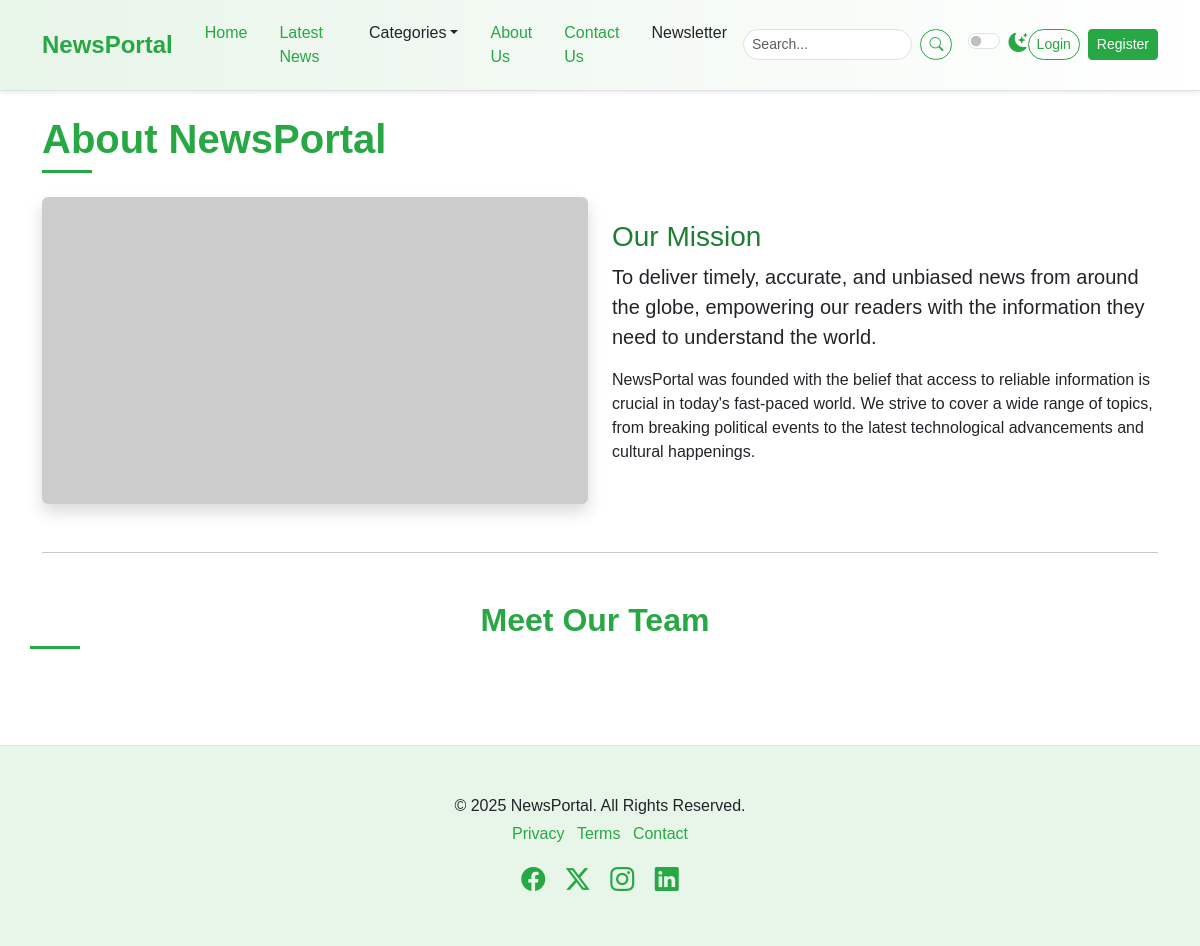
/about-us/, run on an earlier commit of the app's database.
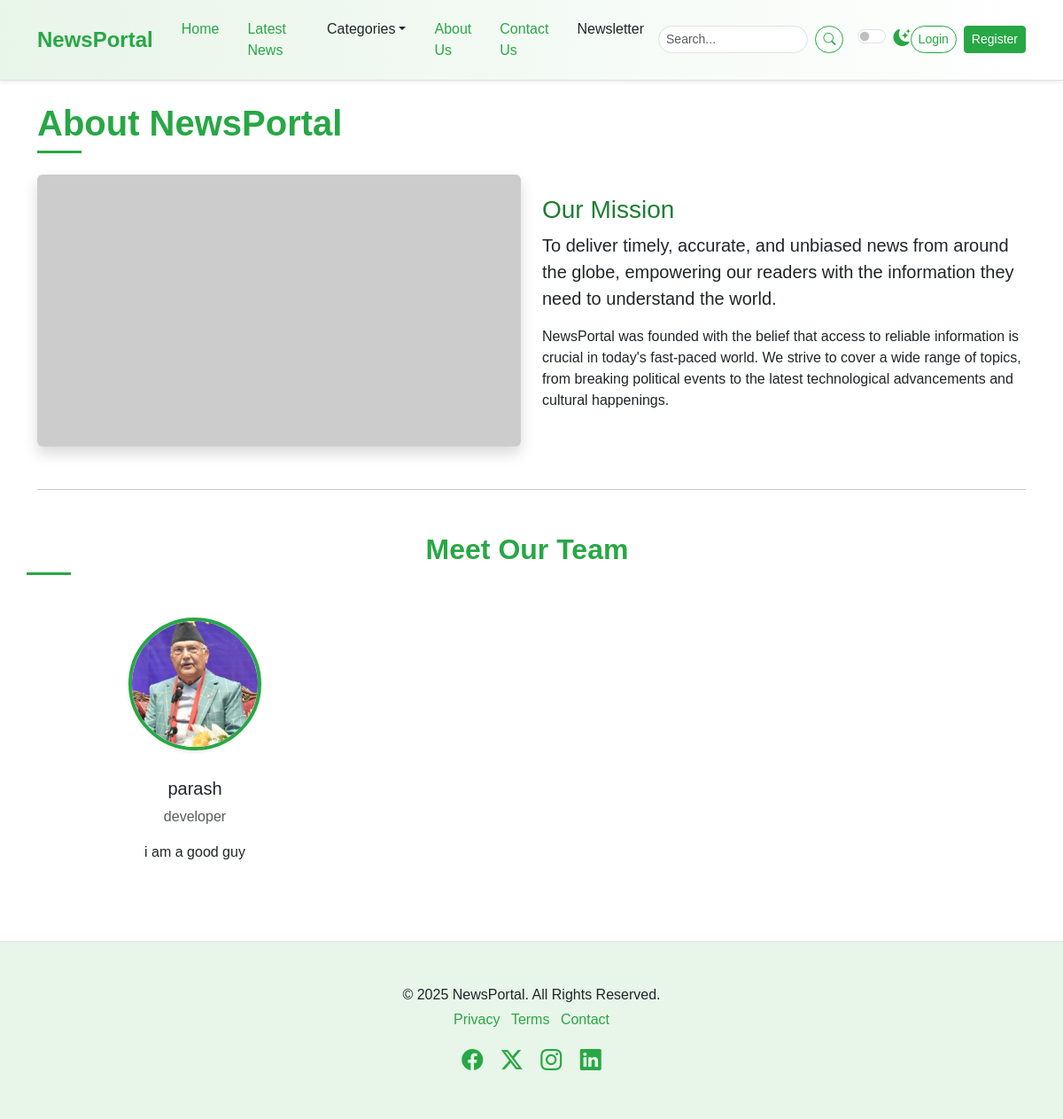
And on a later commit of the database.
### news_app/models.py (models this page shows, shortened)
class TimeStampModel(models.Model):
    created_at = models.DateTimeField(auto_now_add=True)
    updated_at = models.DateTimeField(auto_now_add=True)
    class Meta:
        abstract = True

class OurTeam(TimeStampModel):
    name = models.CharField(max_length=100)
    position = models.CharField(max_length=100)
    image = models.ImageField(upload_to="our_teams/%Y/%m/%d", blank=False)
    description = models.TextField()

### news_app/views.py (the view)
# urls.py: path("about-us/",views.AboutView.as_view(), name='about-us'),
class AboutView(TemplateView):
    template_name = 'newsportal/about.html'
    def get_context_data(self, **kwargs):
        context = super().get_context_data(**kwargs)
        context["our_teams"] = OurTeam.objects.all()
        return context

### news_app/nav.py (called while the page is built)
def nav(request):
    categories = Category.objects.all()[:4]
    return {"categories": categories}

### templates/newsportal/about.html
{% extends "newsportal/base.html" %}
{% block content %}
    <div class="container mt-4">
      <h1 class="mb-4 section-title">
        <span>About NewsPortal</span>
      </h1>
      <div class="row mb-5">
        <div class="col-md-6">
          <img src="https://placehold.co/800x450/28a745/ffffff?text=Our+Mission"
               class="img-fluid rounded shadow"
               alt="Our Mission" />
        </div>
        <div class="col-md-6 d-flex flex-column justify-content-center">
          <h3 class="mt-3 mt-md-0 about-mission-title">Our Mission</h3>
          <p class="lead">
            To deliver timely, accurate, and unbiased news from around the globe, empowering our readers with the information they need to understand the world.
          </p>
          <p>
            NewsPortal was founded with the belief that access to reliable information is crucial in today's fast-paced world. We strive to cover a wide range of topics, from breaking political events to the latest technological advancements and cultural happenings.
          </p>
        </div>
      </div>
      <hr class="my-5" />
      <div class="row text-center">
        <h2 class="mb-5 section-title">
          <span>Meet Our Team</span>
        </h2>
        {% for our_team in our_teams %}
        <div class="col-lg-4 col-md-6 mb-4">
          <div class="team-member">
            <img src="{{ our_team.image.url }}"
                 alt="Team Member 1"
                 width = "150"
                 height = "150" />
            <h5 class="mt-3">{{ our_team.name }}</h5>
            <p class="text-muted">{{ our_team.position }}</p>
            <p>{{ our_team.description }}</p>
          </div>
        </div>
        {% endfor %}
      </div>
    </div>
{% endblock content %}

### templates/newsportal/base.html (shortened to what this page needs)
{% load static %}
<!DOCTYPE html>
<html lang="en" data-bs-theme="light">
  <head>
    <link href={% static 'css/bootstrap.min.css' %}
          rel="stylesheet"
 />
    <link rel="stylesheet"
          href="https://cdn.jsdelivr.net/npm/bootstrap-icons@1.11.3/font/bootstrap-icons.min.css" />
    <link rel="stylesheet" href="{% static 'css/style.css' %}" />
  </head>
  <body>
{% include "newsportal/nav.html" %}
{% block content %}
{% endblock content %}
{% include "newsportal/footer.html" %}
  </body>
</html>

### templates/newsportal/nav.html (shortened to what this page needs)
    <nav class="navbar navbar-expand-lg sticky-top elegant-navbar">
      <div class="container">
        <a class="navbar-brand fw-bold" href="/">NewsPortal</a>
        <div class="collapse navbar-collapse" id="navbarNavDropdown">
          <ul class="navbar-nav me-auto mb-2 mb-lg-0">
            <li class="nav-item">
              <a class="nav-link active" aria-current="page" href="/">Home</a>
            </li>
            <li class="nav-item">
              <a class="nav-link" href="{% url 'post-list' %}">Latest News</a>
            </li>
            <li class="nav-item dropdown">
              <a class="nav-link dropdown-toggle"
                 href="#"
                 role="button"
                 data-bs-toggle="dropdown"
                 aria-expanded="false">Categories</a>
            </li>
            <li class="nav-item">
              <a class="nav-link" href="{% url 'about-us' %}">About Us</a>
            </li>
            <li class="nav-item">
              <a class="nav-link" href="{% url 'contact' %}">Contact Us</a>
            </li>
            <li class="nav-item">
              <a class="nav-link" href="#newsletter-section">Newsletter</a>
            </li>
          </ul>
          <form class="d-flex me-3" role="search">
            <input class="form-control form-control-sm me-2"
                   type="search"
                   placeholder="Search..."
                   aria-label="Search" />
            <button class="btn btn-outline-success btn-sm" type="submit">
              <i class="bi bi-search"></i>
            </button>
          </form>
          <div class="form-check form-switch">
            <input class="form-check-input"
                   type="checkbox"
                   role="switch"
                   id="darkModeSwitch" />
            <label class="form-check-label" for="darkModeSwitch">
              <i class="bi bi-moon-stars-fill"></i>
            </label>
          </div>
        </div>
         <div class="navbar-nav ms-auto d-flex align-items-center">
              {% if user.is_authenticated %}
               <span class="navbar-text me-3">Welcome, {{ user.username }}!</span>
                      <form method="post" action="{% url 'logout' %}" class="d-inline">
                        {% csrf_token %}
                        <button type="submit" class="btn btn-outline-secondary btn-sm">Logout</button>
                      </form>
            {% else %}
                  <a href="{% url 'login' %}"
                      class="btn btn-outline-success btn-sm me-2">Login</a>
                  <a href="{% url 'register' %}" class="btn btn-success btn-sm">Register</a>
              {% endif %}
      </div>
    </nav>

### templates/newsportal/footer.html
    <footer class="py-5 mt-5 elegant-footer">
      <div class="container text-center">
        <p class="mb-1">&copy; 2025 NewsPortal. All Rights Reserved.</p>
        <ul class="list-inline">
          <li class="list-inline-item">
            <a href="#">Privacy</a>
          </li>
          <li class="list-inline-item">
            <a href="#">Terms</a>
          </li>
          <li class="list-inline-item">
            <a href="#">Contact</a>
          </li>
        </ul>
        <div class="social-icons mt-3">
          <a href="#" class="text-decoration-none me-3"><i class="bi bi-facebook fs-4"></i></a>
          <a href="#" class="text-decoration-none me-3"><i class="bi bi-twitter-x fs-4"></i></a>
          <a href="#" class="text-decoration-none me-3"><i class="bi bi-instagram fs-4"></i></a>
          <a href="#" class="text-decoration-none"><i class="bi bi-linkedin fs-4"></i></a>
        </div>
      </div>
    </footer>

### static/css/style.css (style rules this page uses)
:root { --primary-green: #28a745; --light-green: #e8f5e9; --dark-green: #1e7e34; --accent-green: #5cb85c; --text-color-light: #212529; --text-color-dark: #f8f9fa; --bg-light: #ffffff; --bg-dark: #212529; --card-bg-light: #ffffff; --card-bg-dark: #343a40; --border-color-light: #dee2e6; --border-color-dark: #495057; --shadow-sm: 0 0.125rem 0.25rem rgba(0, 0, 0, 0.075); --shadow: 0 0.5rem 1rem rgba(0, 0, 0, 0.15); --transition-speed: 0.3s ease; }
body { font-family: "Poppins", sans-serif; background-color: var(--bg-light); color: var(--text-color-light); transition: background-color var(--transition-speed), color var(--transition-speed); }
.elegant-navbar { background: linear-gradient( to right, var(--light-green), #ffffff ); border-bottom: 1px solid var(--border-color-light); box-shadow: var(--shadow-sm); padding-top: 0.8rem; padding-bottom: 0.8rem; }
.elegant-navbar .navbar-brand { color: var(--primary-green); font-size: 1.5rem; transition: color var(--transition-speed); }
.elegant-navbar .nav-link { color: var(--text-color-light); font-weight: 500; transition: color var(--transition-speed); margin: 0 0.5rem; }
.elegant-navbar .nav-link:hover, .elegant-navbar .nav-link.active { color: var(--primary-green); }
.elegant-navbar .form-control { border-radius: 20px; border-color: var(--border-color-light); background-color: var(--bg-light); color: var(--text-color-light); }
.elegant-navbar .btn-outline-success { border-color: var(--primary-green); color: var(--primary-green); border-radius: 20px; transition: background-color var(--transition-speed), color var(--transition-speed); }
.elegant-navbar .form-check-label i { color: var(--primary-green); font-size: 1.2rem; }
.section-title { position: relative; padding-bottom: 10px; margin-bottom: 20px; font-weight: 600; color: var(--primary-green); }
.section-title span { position: relative; z-index: 1; background-color: var(--bg-light); padding-right: 10px; }
.section-title::after { content: ""; position: absolute; left: 0; bottom: 0; width: 50px; height: 3px; background-color: var(--primary-green); }
.elegant-footer { background-color: var(--light-green); border-top: 1px solid var(--border-color-light); color: var(--text-color-light); }
.elegant-footer a { color: var(--primary-green); text-decoration: none; transition: color var(--transition-speed); }
.elegant-footer .social-icons a { color: var(--primary-green); transition: color var(--transition-speed), transform var(--transition-speed); }
.btn-success { background-color: var(--primary-green); border-color: var(--primary-green); transition: background-color var(--transition-speed), border-color var(--transition-speed), box-shadow var(--transition-speed); }
.btn-outline-success { color: var(--primary-green); border-color: var(--primary-green); transition: background-color var(--transition-speed), color var(--transition-speed); }
.about-mission-title { color: var(--dark-green); }
.team-member img { width: 150px; height: 150px; object-fit: cover; border-radius: 50%; border: 4px solid var(--primary-green); margin-bottom: 15px; box-shadow: var(--shadow-sm); }

What changed in the data, as far as the page shows it:
added OurTeam: image (picture), name "parash", position "developer", description "i am a good guy"
